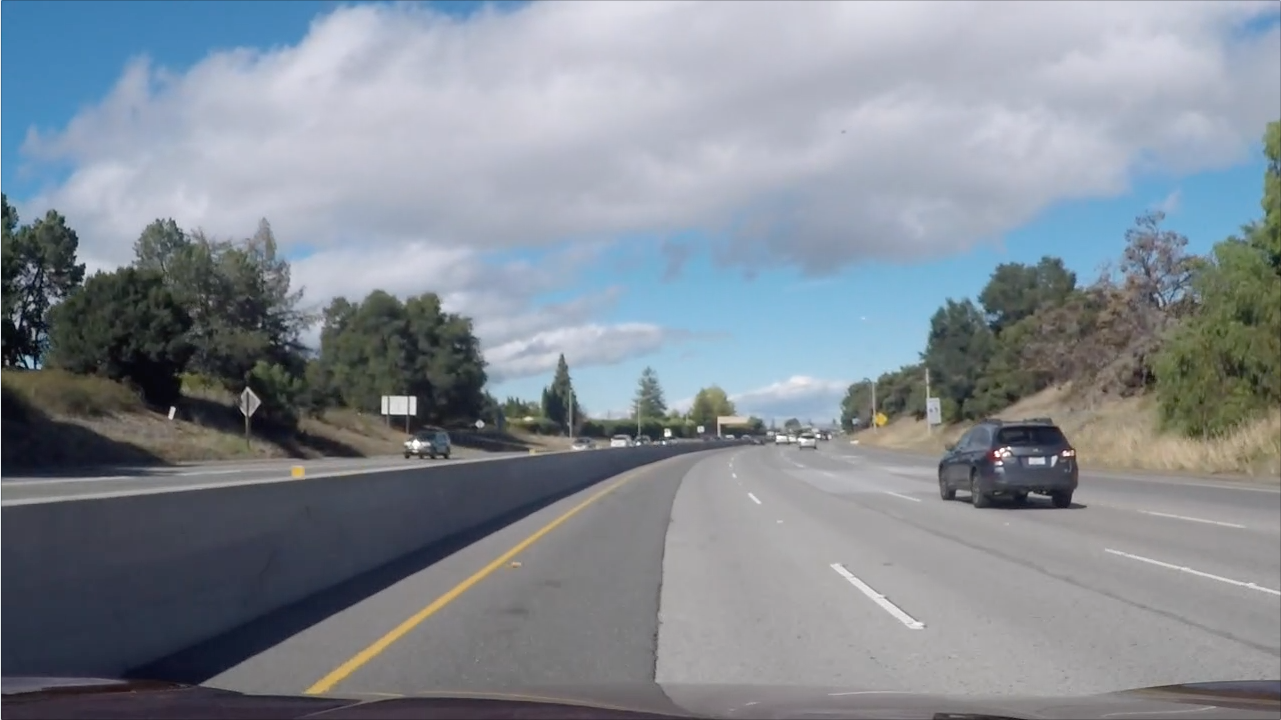
#> input picture test_images/challenge.jpg, 1281 x 720 px
$ python -i transforms.py   (imports and definitions only)   (older library calls are emulated)
#> lines starting #> are read from the running program, lines starting #| are printed output that depends on the picture; after the words box and inside, x2 and y2 are one past the last pixel; in counts of white or black regions, pixels touching at a corner belong together
import pickle
import os.path
import numpy as np
import cv2
import glob
import matplotlib.pyplot as plt


# [47 lines left out: functions read_points, cal_undistort, perspective_tr, not called in this run]

# TODO : https://github.com/js1972/CarND-Advanced-Lane-Lines/blob/master/Advanced%20Lane%20Line%20Finding%20Workbook.ipynb

def gradient(img, s_thresh=(170, 255), sx_thresh=(20, 100)):
#> called with s_thresh = (170, 255), sx_thresh = (20, 100)
    img = np.copy(img)
    # Convert to HLS color space and separate the V channel
    hls = cv2.cvtColor(img, cv2.COLOR_RGB2HLS).astype(np.float)
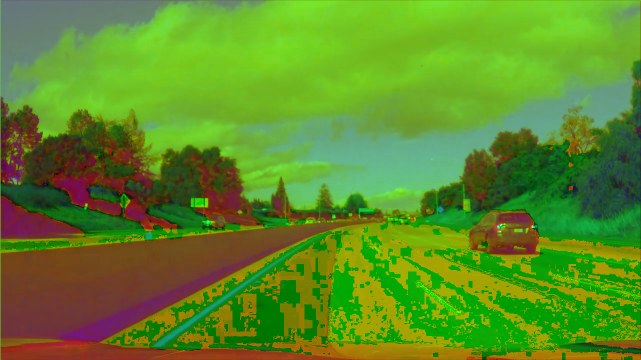
#> hls: shape (720, 1281, 3) float64 (shown at 1/2 size); mean R, G, B 93.3, 139.9, 38.8
    l_channel = hls[:,:,1]
    s_channel = hls[:,:,2]
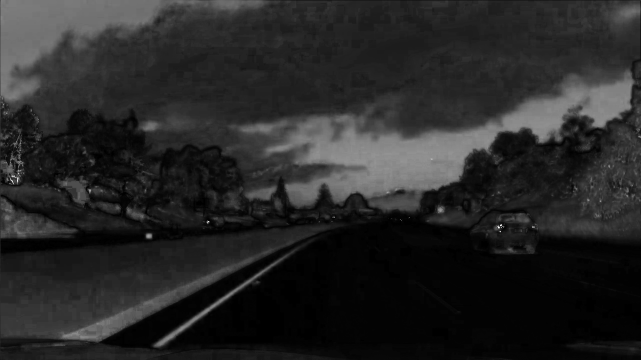
#> s_channel: shape (720, 1281) float64 (shown at 1/2 size); min 0, max 255, mean 38.8
    # Sobel x
    gray = cv2.cvtColor(img, cv2.COLOR_RGB2GRAY)
    sobelx = cv2.Sobel(gray, cv2.CV_64F, 1, 0) # Take the derivative in x
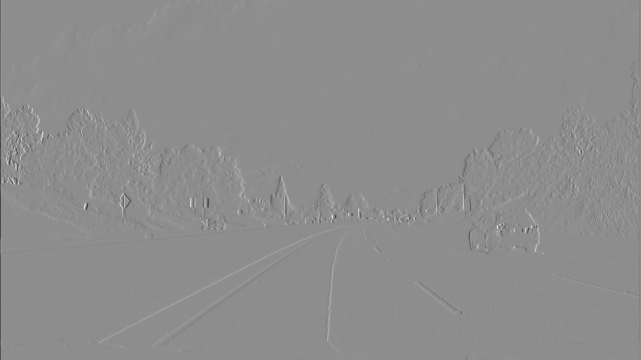
#> sobelx: shape (720, 1281) float64 (shown at 1/2 size); min -894, max 716, mean -0.2; drawn with min black and max white
    abs_sobelx = np.absolute(sobelx) # Absolute x derivative to accentuate lines away from horizontal
    scaled_sobel = np.uint8(255*abs_sobelx/np.max(abs_sobelx))

    # Threshold x gradient
    sxbinary = np.zeros_like(scaled_sobel)
    sxbinary[(scaled_sobel >= sx_thresh[0]) & (scaled_sobel <= sx_thresh[1])] = 1

    # Threshold color channel
    s_binary = np.zeros_like(s_channel)
    s_binary[(s_channel >= s_thresh[0]) & (s_channel <= s_thresh[1])] = 1
    # Stack each channel
    # Note color_binary[:, :, 0] is all 0s, effectively an all black image. It might
    # be beneficial to replace this channel with something else.
    color_binary = np.dstack(( np.zeros_like(sxbinary), sxbinary, s_binary)) * 255
    combined_binary = np.zeros_like(sxbinary)
    combined_binary[(s_binary == 1) | (sxbinary == 1)] = 1
    return combined_binary


# [180 lines left out: functions get_curvature, lane_lines, lane_lines2, draw, pipeline, not called in this run]

>>> import cv2
>>> picture = cv2.cvtColor(cv2.imread('test_images/challenge.jpg'), cv2.COLOR_BGR2RGB)
>>> result = gradient(picture)
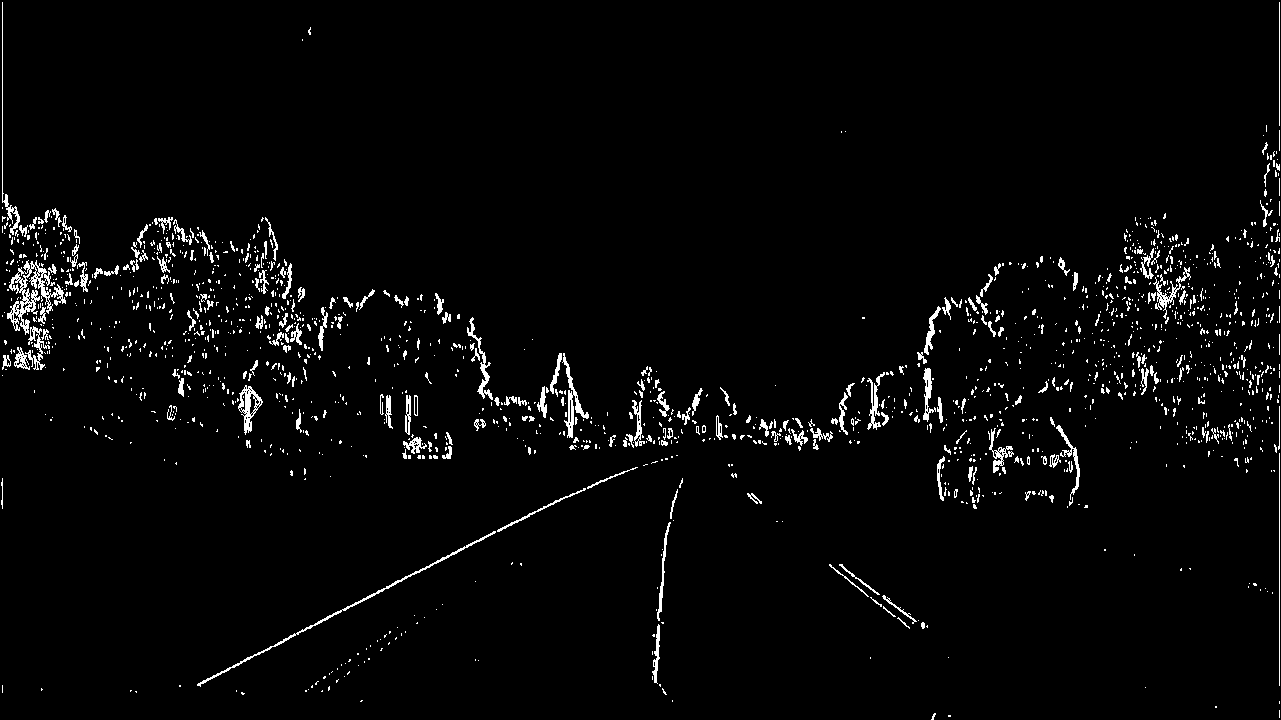
#> result: shape (720, 1281); values 0 (black) and 1 (white), 2.8% white in thin lines or dots

$ run again, on test_images/end.jpg
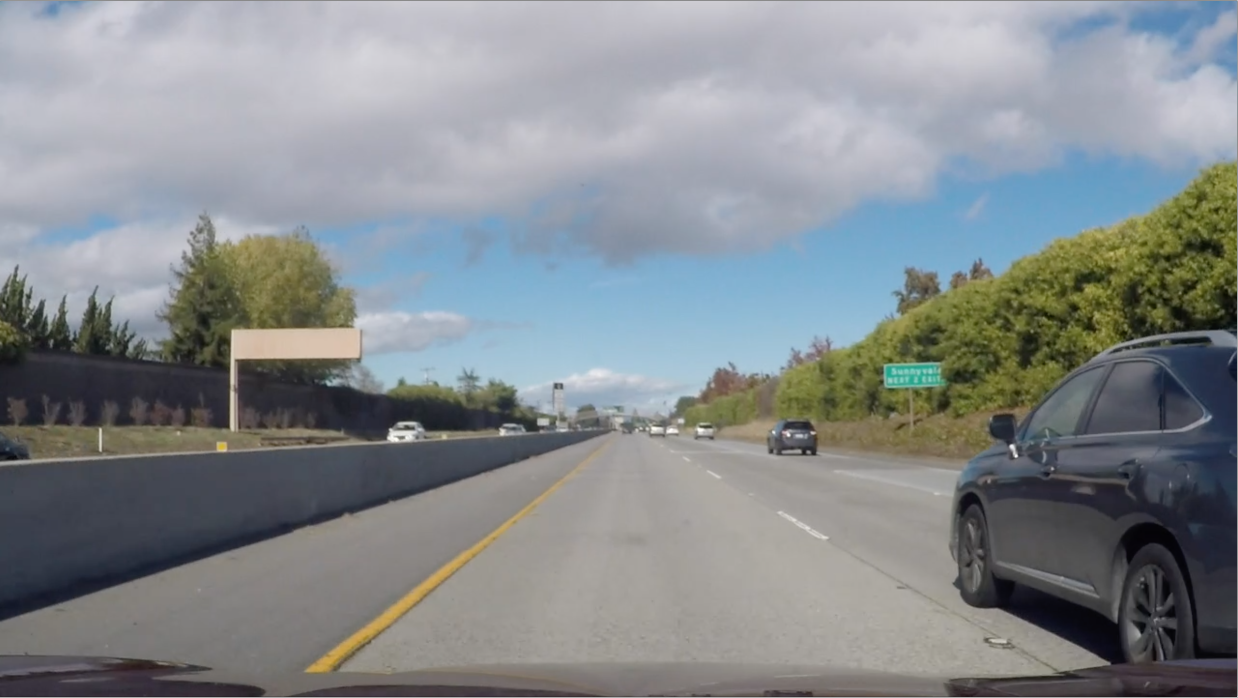
#> input picture test_images/end.jpg, 2476 x 1396 px (shown at 1/2 size)
#> in gradient, `sobelx = cv2.Sobel(gray, cv2.CV_64F, 1, 0)`:
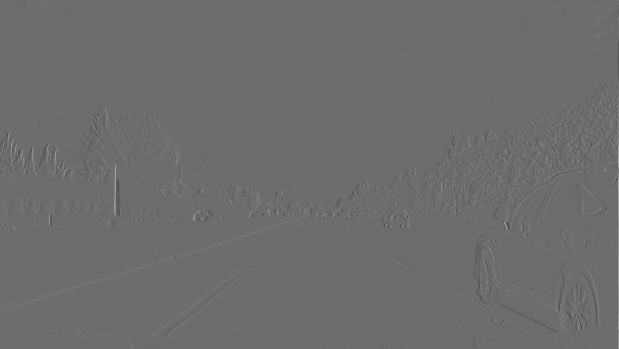
#> sobelx: shape (1396, 2476) float64 (shown at 1/4 size); min -482, max 647, mean 0.1; drawn with min black and max white
#> `result = gradient(picture)`:
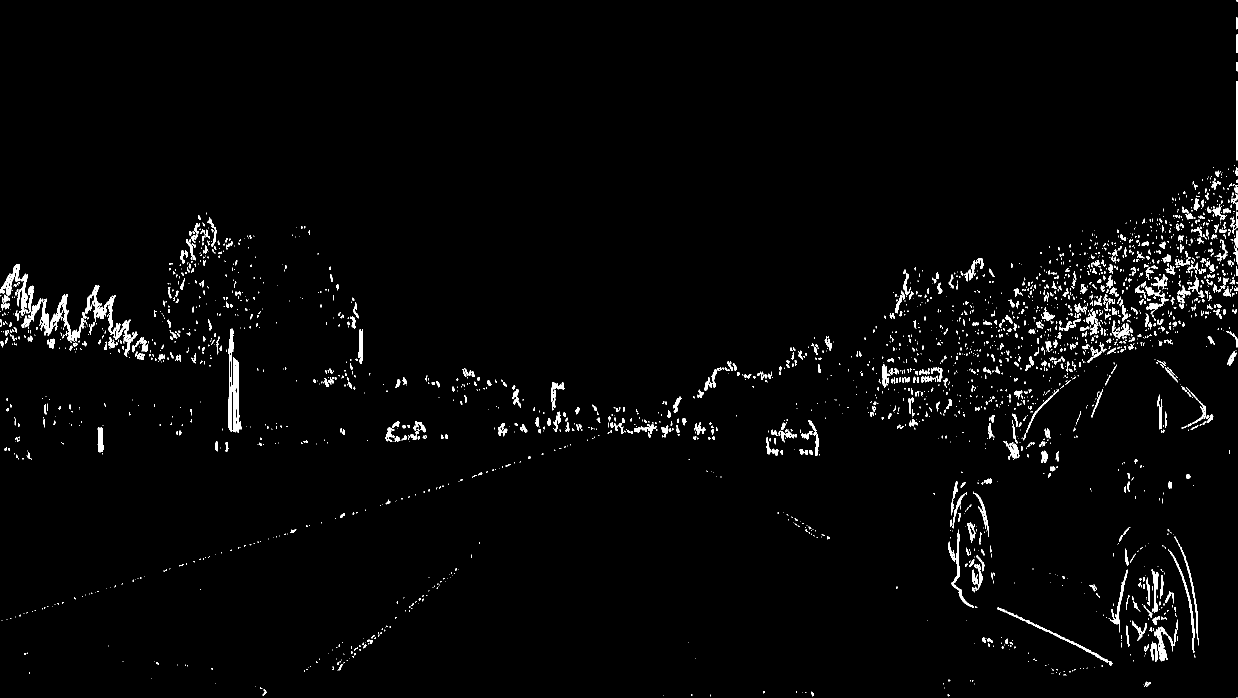
#> result: shape (1396, 2476) (shown at 1/2 size); values 0 (black) and 1 (white), 2.1% white; 2836 white regions (2037 under 20 px), largest, box (x1, y1, x2, y2) and area: (81, 588, 143, 682) 1616, (170, 570, 232, 670) 1534, (464, 714, 479, 865) 1410

$ run again, on test_images/shadow.jpg
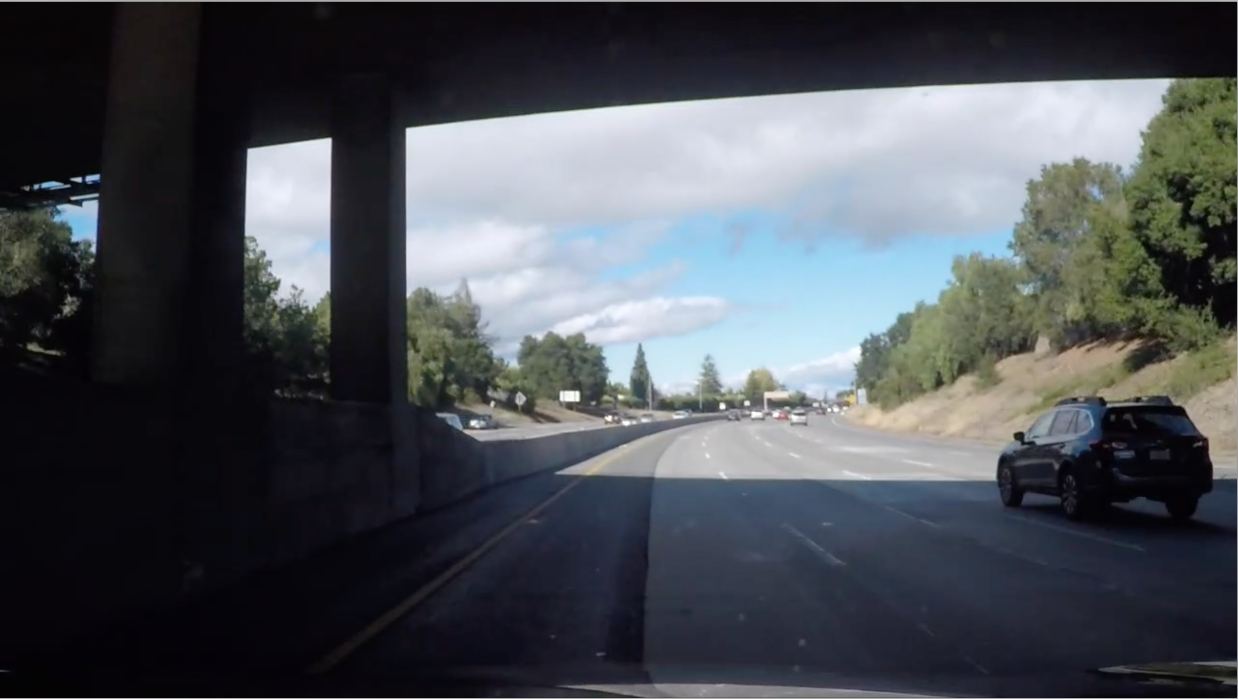
#> input picture test_images/shadow.jpg, 2476 x 1398 px (shown at 1/2 size)
#> in gradient, `sobelx = cv2.Sobel(gray, cv2.CV_64F, 1, 0)`:
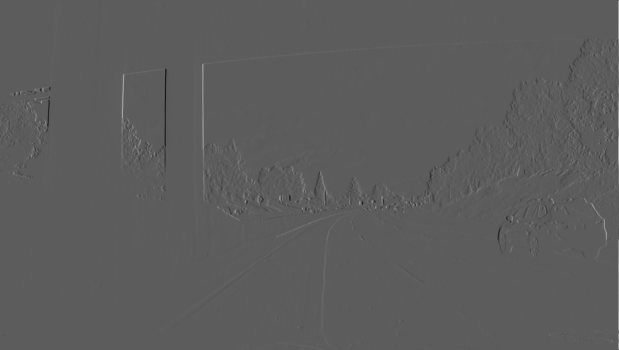
#> sobelx: shape (1398, 2476) float64 (shown at 1/4 size); min -385, max 675, mean 0.4; drawn with min black and max white
#> `result = gradient(picture)`:
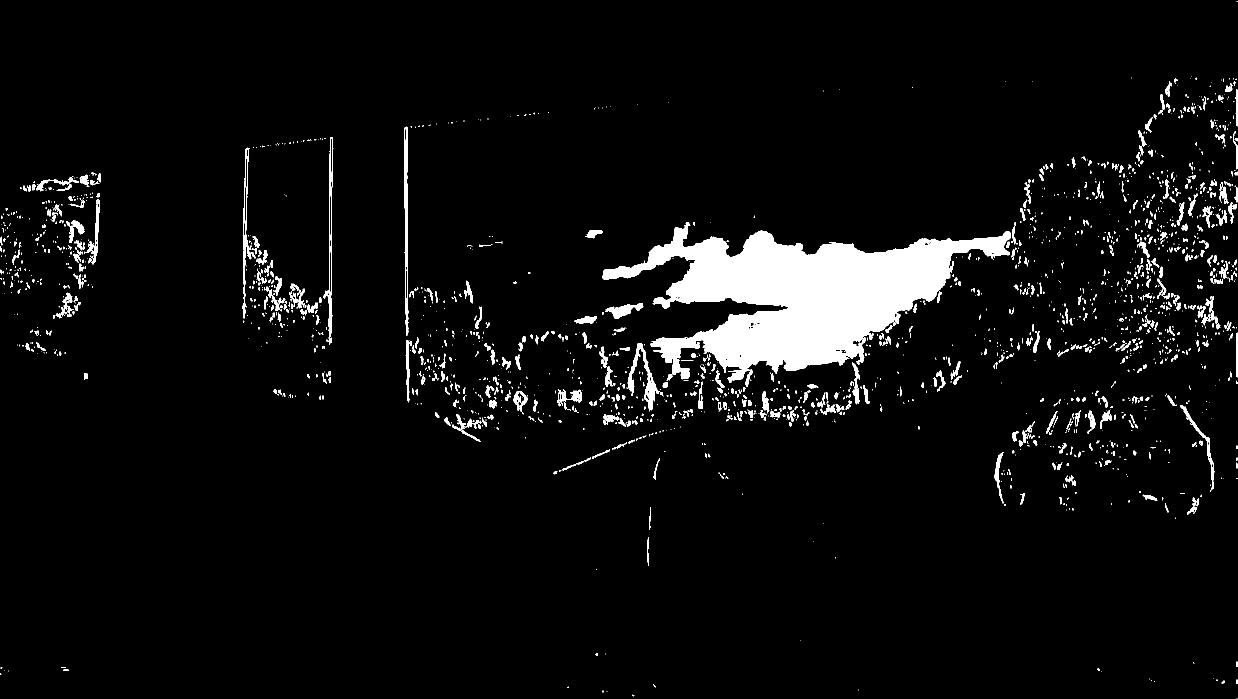
#> result: shape (1398, 2476) (shown at 1/2 size); values 0 (black) and 1 (white), 5.1% white; 2221 white regions (1544 under 20 px), largest, box (x1, y1, x2, y2) and area: (1204, 444, 2021, 774) 111512, (1255, 686, 1320, 823) 1927, (646, 274, 667, 689) 1915
